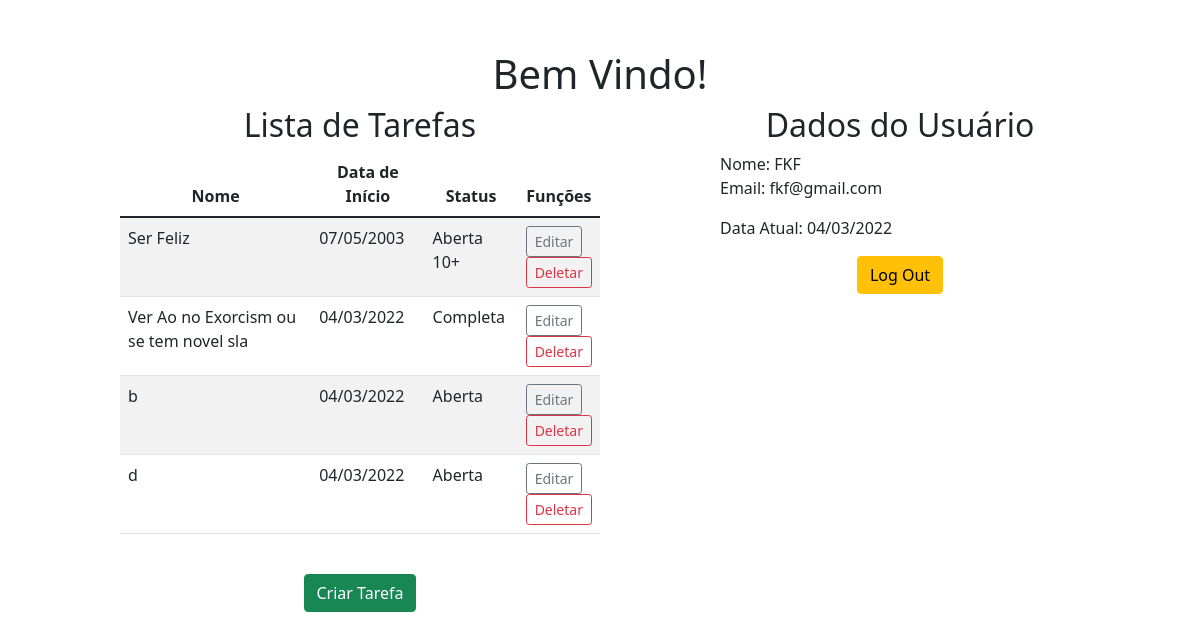
Screenshot of /index.php (signed in) with the database file from the repository.
### tables this page shows
CREATE TABLE `tarefa` (
  `id` int(11) NOT NULL,
  `nome` varchar(60) NOT NULL,
  `dataInicio` date NOT NULL,
  `status` varchar(10) NOT NULL,
  `emailUsuario` varchar(60) NOT NULL
);

### controller/cTarefa.php (called while the page is built, shortened)
<?php
class cTarefa {
	public function getTarefa() {
		$email = $_SESSION['email'];
		$pdo = require 'pdo/connection.php';
        $sql = "select id, nome, dataInicio, status from tarefa WHERE emailUsuario = '" .$email ."' ORDER BY dataInicio";
        $sth = $pdo->prepare($sql);
        $sth->execute();
        $result = $sth->fetchAll();
        return $result;
	}
}

### index.php (the view, shortened to what this page needs)
<!DOCTYPE html>
<?php
	require_once 'controller/cTarefa.php';
	$tarefa = new cTarefa();
	$listaTarefa = $tarefa->getTarefa();
?>
<html>
    <head>
		<link rel="stylesheet" type="text/css" href="css/estilo.css"/>
		<link href="https://cdn.jsdelivr.net/npm/bootstrap@5.1.3/dist/css/bootstrap.min.css" rel="stylesheet">
    </head>
    <body>
		<div class="titulo">
			<h1 class="centro">Bem Vindo!</h1>
		</div>
		<div id="esquerda">
			<h2 class="centro">Lista de Tarefas</h2>
			<fieldset>
				<table class="table table-striped">
					<thead>
						<tr class="centro">
							<th>Nome</th><th>Data de Início</th><th>Status</th><th>Funções</th>
						</tr>
					</thead>
					<tbody>
						<?php foreach ($listaTarefa as $item): ?>
							<tr>
								<td><?php echo $item['nome'];?></td>
								<td><?php echo  date("d/m/Y" , strtotime($item['dataInicio']));?></td>
								<td>
									<?php
										$dataInicio = strtotime($item["dataInicio"]);
										$data = strtotime("now - 10 days");
										if ($item['status'] === "Aberta") {
											if(($dataInicio <= $data)) {
												echo "Aberta 10+";
											} else {
												echo "Aberta";
											}
										} else {
											echo $item['status'];
										}
									?>
								</td>
								<td>
									<form action="view/editarTarefa.php" method="POST">
										<input type="submit" class="btn btn-outline-secondary btn-sm" value="Editar" name="editar"/>
									</form>
									<form id="<?php echo ($item['id'])?>" action="" method="post">
										<input type="submit" class="btn btn-outline-danger btn-sm" onclick="confirmarExclusao(<?php echo ("'" .$item['nome'] ."'");?>, <?php echo ("'" .$item['id'] ."'");?>)" value="Deletar" name="deletar"/>
									</form>
								</td>
							</tr>
						<?php endforeach; ?>
					</tbody>
				</table><br>
				<div class="centro">
					<input type="button" class="btn btn-success" value="Criar Tarefa" onclick="location.href='view/criarTarefa.php'"/></p>
				</div>
			</fieldset>
		</div>
		<div id="direita">
			<h2 class="centro">Dados do Usuário</h2>
			<fieldset>
				<?php
					if (!isset($_SESSION['logado']) && $_SESSION['logado'] != true) {
						header("Location: view/login.php");
					}else{
						echo ("<p>Nome: " .$_SESSION['usuario'] ."<br>");
						echo ("Email: " . $_SESSION['email'] ."</p>");
						echo ("<p>Data Atual: " .date('d/m/Y') ."</p>");
						echo ("<div class='centro'>");
						echo ("<input type='button' class='btn btn-warning' value='Log Out' onclick=\"location.href='controller/logout.php'\" />");
						echo ("</div>");
					}
				?>
			</fieldset>
		</div>
    </body>
</html>

### css/estilo.css (style rules this page uses)
.centro { text-align:center; }
#esquerda { width:40%; float:left; margin-left:10%; margin-right:5%; }
#direita { text-align:left; width:30%; float:right; margin-left:5%; margin-right:10%; }
.titulo { padding-top:50px; }

### rows the page displays
tarefa: nome "Ser Feliz", dataInicio "07/05/2003", status "Aberta 10+"
tarefa: nome "Ver Ao no Exorcism ou se tem novel sla", dataInicio "04/03/2022", status "Completa"
tarefa: nome "b", dataInicio "04/03/2022", status "Aberta"
tarefa: nome "d", dataInicio "04/03/2022", status "Aberta"

### other values shown
$_SESSION['usuario'] "FKF"
$_SESSION['email'] "fkf@gmail.com"
